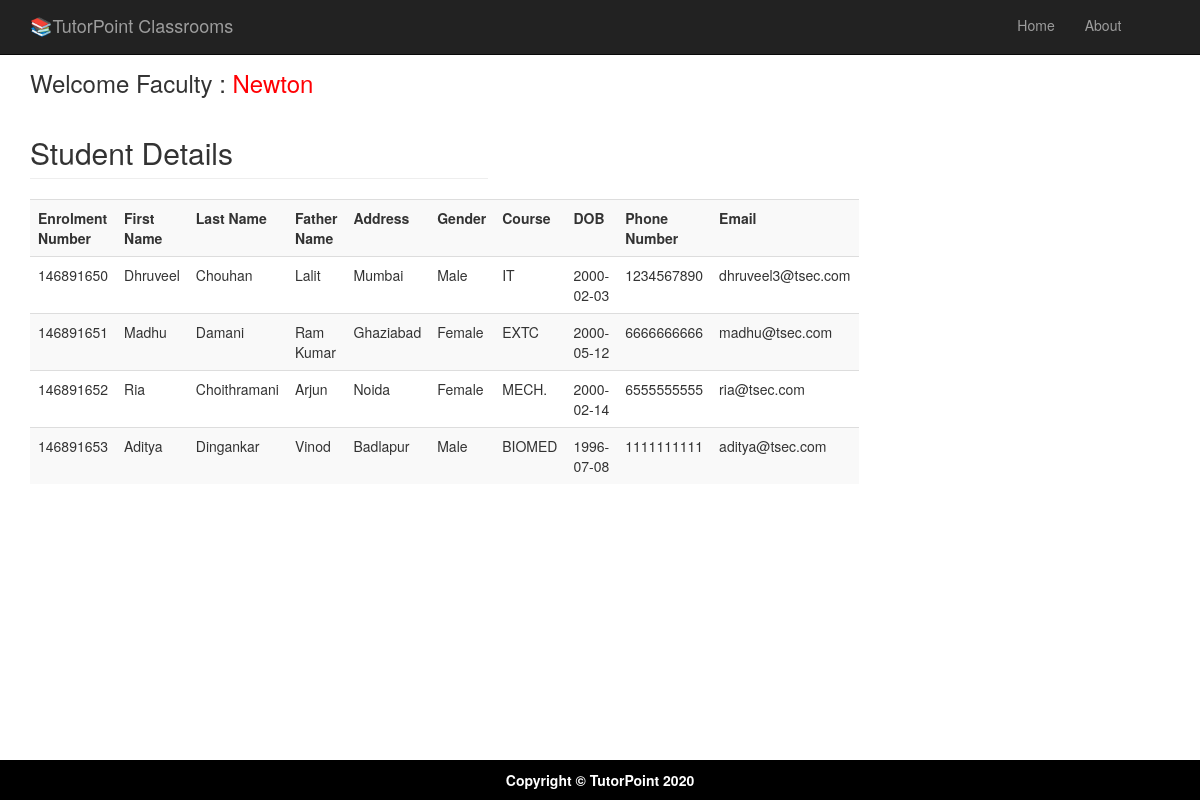
Screenshot of /viewstudentdetails.php (signed in) with the database file from the repository.
### tables this page shows
CREATE TABLE `studenttable` (
  `Eno` bigint(20) NOT NULL,
  `FName` varchar(30) NOT NULL,
  `LName` varchar(30) NOT NULL,
  `FaName` varchar(30) NOT NULL,
  `Addrs` text NOT NULL,
  `Gender` varchar(6) NOT NULL,
  `Course` varchar(20) NOT NULL,
  `DOB` date NOT NULL,
  `PhNo` bigint(10) NOT NULL,
  `Pass` varchar(20) NOT NULL,
  `Eid` varchar(50) NOT NULL
);

### viewstudentdetails.php (the view, shortened to what this page needs)
<?php
$fname = $_SESSION[ "fname" ];
?>
<?php include('fhead.php');  ?>
<div class="container">
	<div class="row">
		<div class="col-md-5">
			<h3> Welcome Faculty : <a href="welcomefaculty.php"><span style="color:#FF0004"> <?php echo $fname; ?></span></a></h3>
			<?php
			include( "database.php" );
			$sql = "select * from  studenttable";
			$result = mysqli_query( $connect, $sql );
			echo "<h2 class='page-header'>Student Details</h2>";
			echo "<table class='table table-striped' style='width:100%'>
<tr>
<th>Enrolment Number</th>
<th>First Name</th>
<th>Last Name</th>
<th>Father Name</th>
<th>Address</th>
<th>Gender</th>
<th>Course</th>
<th>DOB</th>
<th>Phone Number</th>
<th>Email</th>
</tr>";
			while ( $row = mysqli_fetch_array( $result ) ) {
				?>
			<tr>
				<td>
					<?PHP echo $row['Eno'];?>
				</td>
				<td>
					<?PHP echo $row['FName'];?>
				</td>
				<td>
					<?PHP echo $row['LName'];?>
				</td>
				<td>
					<?PHP echo $row['FaName'];?>
				</td>
				<td>
					<?PHP echo $row['Addrs'];?>
				</td>
				<td>
					<?PHP echo $row['Gender'];?>
				</td>
				<td>
					<?PHP echo $row['Course'];?>
				</td>
				<td>
					<?PHP echo $row['DOB'];?>
				</td>
				<td>
					<?PHP echo $row['PhNo'];?>
				</td>
				<td>
					<?PHP echo $row['Eid'];?>
				</td>
			</tr>
			<?php } ?>
			</table>
		</div>
	</div>
	<?php include('allfoot.php'); ?>

### css/modern-business.css (style rules this page uses)
html, body { height: 100%; }
body { padding-top: 50px; }

### rows the page displays
studenttable: Eno "146891650", FName "Dhruveel", LName "Chouhan", FaName "Lalit", Addrs "Mumbai", Gender "Male", Course "IT", DOB "2000-02-03", PhNo "1234567890", Eid "dhruveel3@tsec.com"
studenttable: Eno "146891651", FName "Madhu", LName "Damani", FaName "Ram Kumar", Addrs "Ghaziabad", Gender "Female", Course "EXTC", DOB "2000-05-12", PhNo "6666666666", Eid "madhu@tsec.com"
studenttable: Eno "146891652", FName "Ria", LName "Choithramani", FaName "Arjun", Addrs "Noida", Gender "Female", Course "MECH.", DOB "2000-02-14", PhNo "6555555555", Eid "ria@tsec.com"
studenttable: Eno "146891653", FName "Aditya", LName "Dingankar", FaName "Vinod", Addrs "Badlapur", Gender "Male", Course "BIOMED", DOB "1996-07-08", PhNo "1111111111", Eid "aditya@tsec.com"

### other values shown
$fname "Newton"
